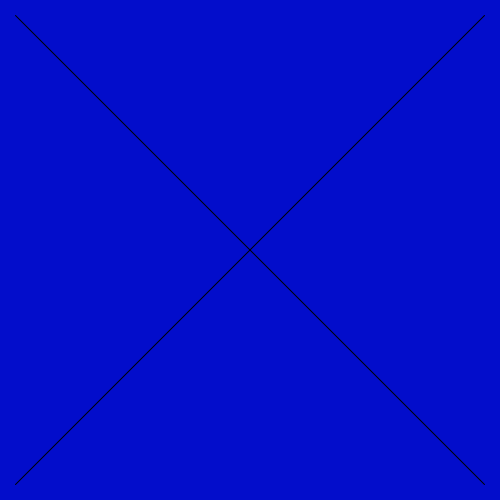
Frame 1 (no input)
Frame 60 (the mouse pressed at the canvas centre just before this capture): identical to frame 1, image omitted
Frame 120 (the mouse held since frame 60 and released just before this capture): identical to frame 1, image omitted

The Processing sketch that drew this single still picture (run headless with seeded random() and noise(); from frame 60 on, the mouse is pressed at the canvas centre):

// Processing sketch: processing_110799
// ── processing_110799.pde

//Ben Norskov Sep 20, 2013
//space away from the edge
//basic variable types
float padding = 15.32;

void setup() {
  size(500, 500);
}

void draw() {
  background(3, 13, 203);
  line(padding, padding, width - padding, height - padding);
  line(padding, height - padding, width - padding, padding);
}
